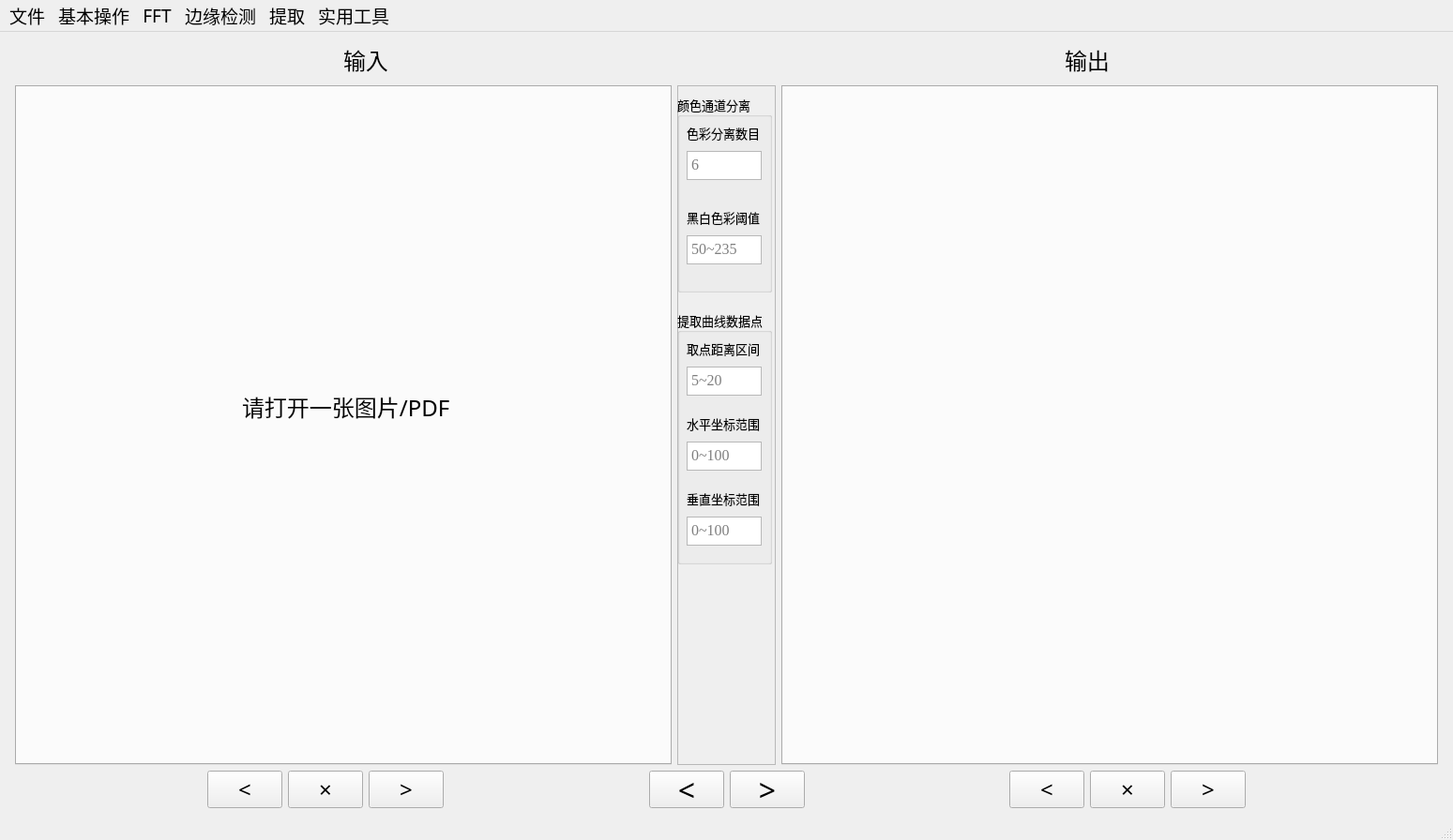
<?xml version="1.0" encoding="UTF-8"?>
<ui version="4.0">
 <class>MainWindow</class>
 <widget class="QMainWindow" name="MainWindow">
  <property name="geometry">
   <rect>
    <x>0</x>
    <y>0</y>
    <width>1549</width>
    <height>896</height>
   </rect>
  </property>
  <property name="windowTitle">
   <string>MainWindow</string>
  </property>
  <widget class="QWidget" name="centralwidget">
   <layout class="QVBoxLayout" name="verticalLayout">
    <item>
     <spacer name="verticalSpacer_2">
      <property name="orientation">
       <enum>Qt::Vertical</enum>
      </property>
      <property name="sizeHint" stdset="0">
       <size>
        <width>14</width>
        <height>7</height>
       </size>
      </property>
     </spacer>
    </item>
    <item>
     <layout class="QHBoxLayout" name="horizontalLayout_2">
      <item>
       <spacer name="horizontalSpacer">
        <property name="orientation">
         <enum>Qt::Horizontal</enum>
        </property>
        <property name="sizeHint" stdset="0">
         <size>
          <width>40</width>
          <height>20</height>
         </size>
        </property>
       </spacer>
      </item>
      <item>
       <widget class="QLabel" name="label_2">
        <property name="font">
         <font>
          <family>明黑</family>
          <pointsize>18</pointsize>
         </font>
        </property>
        <property name="text">
         <string>输入</string>
        </property>
       </widget>
      </item>
      <item>
       <spacer name="horizontalSpacer_4">
        <property name="orientation">
         <enum>Qt::Horizontal</enum>
        </property>
        <property name="sizeHint" stdset="0">
         <size>
          <width>13</width>
          <height>13</height>
         </size>
        </property>
       </spacer>
      </item>
      <item>
       <spacer name="horizontalSpacer_2">
        <property name="orientation">
         <enum>Qt::Horizontal</enum>
        </property>
        <property name="sizeHint" stdset="0">
         <size>
          <width>40</width>
          <height>20</height>
         </size>
        </property>
       </spacer>
      </item>
      <item>
       <widget class="QLabel" name="label">
        <property name="font">
         <font>
          <family>明黑</family>
          <pointsize>18</pointsize>
         </font>
        </property>
        <property name="text">
         <string>输出</string>
        </property>
       </widget>
      </item>
      <item>
       <spacer name="horizontalSpacer_3">
        <property name="orientation">
         <enum>Qt::Horizontal</enum>
        </property>
        <property name="sizeHint" stdset="0">
         <size>
          <width>40</width>
          <height>20</height>
         </size>
        </property>
       </spacer>
      </item>
     </layout>
    </item>
    <item>
     <spacer name="verticalSpacer">
      <property name="orientation">
       <enum>Qt::Vertical</enum>
      </property>
      <property name="sizeHint" stdset="0">
       <size>
        <width>17</width>
        <height>7</height>
       </size>
      </property>
     </spacer>
    </item>
    <item>
     <layout class="QHBoxLayout" name="horizontalLayout">
      <item>
       <spacer name="horizontalSpacer_5">
        <property name="orientation">
         <enum>Qt::Horizontal</enum>
        </property>
        <property name="sizeHint" stdset="0">
         <size>
          <width>40</width>
          <height>20</height>
         </size>
        </property>
       </spacer>
      </item>
      <item>
       <widget class="QTabWidget" name="tabWidget">
        <property name="sizePolicy">
         <sizepolicy hsizetype="Fixed" vsizetype="Fixed">
          <horstretch>0</horstretch>
          <verstretch>0</verstretch>
         </sizepolicy>
        </property>
        <property name="minimumSize">
         <size>
          <width>700</width>
          <height>725</height>
         </size>
        </property>
        <property name="font">
         <font>
          <family>Times New Roman</family>
          <pointsize>12</pointsize>
         </font>
        </property>
        <property name="acceptDrops">
         <bool>false</bool>
        </property>
        <property name="currentIndex">
         <number>0</number>
        </property>
        <property name="tabsClosable">
         <bool>false</bool>
        </property>
        <property name="movable">
         <bool>true</bool>
        </property>
        <property name="tabBarAutoHide">
         <bool>true</bool>
        </property>
        <widget class="QWidget" name="tab">
         <property name="font">
          <font>
           <family>Times New Roman</family>
           <pointsize>12</pointsize>
          </font>
         </property>
         <attribute name="title">
          <string>Default</string>
         </attribute>
         <widget class="QLabel" name="label_4">
          <property name="geometry">
           <rect>
            <x>-10</x>
            <y>-10</y>
            <width>721</width>
            <height>741</height>
           </rect>
          </property>
          <property name="text">
           <string/>
          </property>
          <property name="pixmap">
           <pixmap>test.png</pixmap>
          </property>
          <property name="scaledContents">
           <bool>true</bool>
          </property>
         </widget>
         <widget class="QLabel" name="label_3">
          <property name="geometry">
           <rect>
            <x>240</x>
            <y>310</y>
            <width>241</width>
            <height>61</height>
           </rect>
          </property>
          <property name="font">
           <font>
            <family>明黑</family>
            <pointsize>18</pointsize>
           </font>
          </property>
          <property name="text">
           <string>请打开一张图片/PDF</string>
          </property>
          <property name="textFormat">
           <enum>Qt::AutoText</enum>
          </property>
         </widget>
        </widget>
       </widget>
      </item>
      <item>
       <widget class="QFrame" name="frame_2">
        <property name="minimumSize">
         <size>
          <width>105</width>
          <height>0</height>
         </size>
        </property>
        <property name="frameShape">
         <enum>QFrame::StyledPanel</enum>
        </property>
        <property name="frameShadow">
         <enum>QFrame::Raised</enum>
        </property>
        <widget class="QGroupBox" name="groupBox">
         <property name="geometry">
          <rect>
           <x>0</x>
           <y>10</y>
           <width>101</width>
           <height>211</height>
          </rect>
         </property>
         <property name="font">
          <font>
           <family>明黑</family>
           <pointsize>10</pointsize>
          </font>
         </property>
         <property name="title">
          <string>颜色通道分离</string>
         </property>
         <widget class="QTextEdit" name="colorInput">
          <property name="geometry">
           <rect>
            <x>10</x>
            <y>60</y>
            <width>80</width>
            <height>31</height>
           </rect>
          </property>
          <property name="minimumSize">
           <size>
            <width>80</width>
            <height>0</height>
           </size>
          </property>
          <property name="font">
           <font>
            <family>Times New Roman</family>
            <pointsize>12</pointsize>
           </font>
          </property>
          <property name="placeholderText">
           <string>6</string>
          </property>
         </widget>
         <widget class="QLabel" name="label_10">
          <property name="geometry">
           <rect>
            <x>10</x>
            <y>120</y>
            <width>81</width>
            <height>21</height>
           </rect>
          </property>
          <property name="font">
           <font>
            <family>明黑</family>
            <pointsize>10</pointsize>
           </font>
          </property>
          <property name="text">
           <string>黑白色彩阈值</string>
          </property>
         </widget>
         <widget class="QTextEdit" name="bwInput">
          <property name="geometry">
           <rect>
            <x>10</x>
            <y>150</y>
            <width>80</width>
            <height>31</height>
           </rect>
          </property>
          <property name="minimumSize">
           <size>
            <width>80</width>
            <height>0</height>
           </size>
          </property>
          <property name="font">
           <font>
            <family>Times New Roman</family>
            <pointsize>12</pointsize>
           </font>
          </property>
          <property name="placeholderText">
           <string>50~235</string>
          </property>
         </widget>
         <widget class="QLabel" name="label_8">
          <property name="geometry">
           <rect>
            <x>10</x>
            <y>30</y>
            <width>81</width>
            <height>21</height>
           </rect>
          </property>
          <property name="font">
           <font>
            <family>明黑</family>
            <pointsize>10</pointsize>
           </font>
          </property>
          <property name="text">
           <string>色彩分离数目</string>
          </property>
         </widget>
        </widget>
        <widget class="QGroupBox" name="groupBox_2">
         <property name="geometry">
          <rect>
           <x>0</x>
           <y>240</y>
           <width>101</width>
           <height>271</height>
          </rect>
         </property>
         <property name="font">
          <font>
           <family>明黑</family>
           <pointsize>10</pointsize>
          </font>
         </property>
         <property name="title">
          <string>提取曲线数据点</string>
         </property>
         <widget class="QTextEdit" name="horizonInput">
          <property name="geometry">
           <rect>
            <x>10</x>
            <y>140</y>
            <width>80</width>
            <height>31</height>
           </rect>
          </property>
          <property name="minimumSize">
           <size>
            <width>80</width>
            <height>0</height>
           </size>
          </property>
          <property name="font">
           <font>
            <family>Times New Roman</family>
            <pointsize>12</pointsize>
           </font>
          </property>
          <property name="toolTip">
           <string/>
          </property>
          <property name="placeholderText">
           <string>0~100</string>
          </property>
         </widget>
         <widget class="QLabel" name="label_7">
          <property name="geometry">
           <rect>
            <x>10</x>
            <y>190</y>
            <width>81</width>
            <height>21</height>
           </rect>
          </property>
          <property name="font">
           <font>
            <family>明黑</family>
            <pointsize>10</pointsize>
           </font>
          </property>
          <property name="text">
           <string>垂直坐标范围</string>
          </property>
         </widget>
         <widget class="QTextEdit" name="disInput">
          <property name="geometry">
           <rect>
            <x>10</x>
            <y>60</y>
            <width>80</width>
            <height>31</height>
           </rect>
          </property>
          <property name="minimumSize">
           <size>
            <width>80</width>
            <height>0</height>
           </size>
          </property>
          <property name="font">
           <font>
            <family>Times New Roman</family>
            <pointsize>12</pointsize>
           </font>
          </property>
          <property name="placeholderText">
           <string>5~20</string>
          </property>
         </widget>
         <widget class="QLabel" name="label_6">
          <property name="geometry">
           <rect>
            <x>10</x>
            <y>110</y>
            <width>81</width>
            <height>21</height>
           </rect>
          </property>
          <property name="font">
           <font>
            <family>明黑</family>
            <pointsize>10</pointsize>
           </font>
          </property>
          <property name="text">
           <string>水平坐标范围</string>
          </property>
         </widget>
         <widget class="QLabel" name="label_9">
          <property name="geometry">
           <rect>
            <x>10</x>
            <y>30</y>
            <width>81</width>
            <height>21</height>
           </rect>
          </property>
          <property name="font">
           <font>
            <family>明黑</family>
            <pointsize>10</pointsize>
           </font>
          </property>
          <property name="text">
           <string>取点距离区间</string>
          </property>
         </widget>
         <widget class="QTextEdit" name="verticalInput">
          <property name="geometry">
           <rect>
            <x>10</x>
            <y>220</y>
            <width>80</width>
            <height>31</height>
           </rect>
          </property>
          <property name="minimumSize">
           <size>
            <width>80</width>
            <height>0</height>
           </size>
          </property>
          <property name="font">
           <font>
            <family>Times New Roman</family>
            <pointsize>12</pointsize>
           </font>
          </property>
          <property name="placeholderText">
           <string>0~100</string>
          </property>
         </widget>
        </widget>
       </widget>
      </item>
      <item>
       <widget class="QTabWidget" name="tabWidgetR">
        <property name="sizePolicy">
         <sizepolicy hsizetype="Fixed" vsizetype="Fixed">
          <horstretch>0</horstretch>
          <verstretch>0</verstretch>
         </sizepolicy>
        </property>
        <property name="minimumSize">
         <size>
          <width>700</width>
          <height>725</height>
         </size>
        </property>
        <property name="font">
         <font>
          <family>Times New Roman</family>
          <pointsize>12</pointsize>
         </font>
        </property>
        <property name="tabsClosable">
         <bool>false</bool>
        </property>
        <property name="movable">
         <bool>true</bool>
        </property>
        <property name="tabBarAutoHide">
         <bool>true</bool>
        </property>
        <widget class="QWidget" name="tab_2">
         <property name="font">
          <font>
           <family>Times New Roman</family>
           <pointsize>12</pointsize>
          </font>
         </property>
         <attribute name="title">
          <string>Default</string>
         </attribute>
         <widget class="QLabel" name="label_5">
          <property name="geometry">
           <rect>
            <x>-20</x>
            <y>-10</y>
            <width>731</width>
            <height>741</height>
           </rect>
          </property>
          <property name="text">
           <string/>
          </property>
          <property name="pixmap">
           <pixmap>test1.png</pixmap>
          </property>
          <property name="scaledContents">
           <bool>true</bool>
          </property>
         </widget>
        </widget>
       </widget>
      </item>
      <item>
       <spacer name="horizontalSpacer_7">
        <property name="orientation">
         <enum>Qt::Horizontal</enum>
        </property>
        <property name="sizeHint" stdset="0">
         <size>
          <width>40</width>
          <height>20</height>
         </size>
        </property>
       </spacer>
      </item>
     </layout>
    </item>
    <item>
     <layout class="QHBoxLayout" name="horizontalLayout_3">
      <property name="sizeConstraint">
       <enum>QLayout::SetDefaultConstraint</enum>
      </property>
      <item>
       <spacer name="horizontalSpacer_8">
        <property name="orientation">
         <enum>Qt::Horizontal</enum>
        </property>
        <property name="sizeHint" stdset="0">
         <size>
          <width>40</width>
          <height>20</height>
         </size>
        </property>
       </spacer>
      </item>
      <item>
       <widget class="QPushButton" name="left1">
        <property name="minimumSize">
         <size>
          <width>30</width>
          <height>30</height>
         </size>
        </property>
        <property name="font">
         <font>
          <family>黑体</family>
          <pointsize>18</pointsize>
         </font>
        </property>
        <property name="text">
         <string>&lt;</string>
        </property>
       </widget>
      </item>
      <item>
       <widget class="QPushButton" name="close1">
        <property name="minimumSize">
         <size>
          <width>30</width>
          <height>30</height>
         </size>
        </property>
        <property name="font">
         <font>
          <family>黑体</family>
          <pointsize>18</pointsize>
         </font>
        </property>
        <property name="text">
         <string>×</string>
        </property>
       </widget>
      </item>
      <item>
       <widget class="QPushButton" name="right1">
        <property name="minimumSize">
         <size>
          <width>30</width>
          <height>30</height>
         </size>
        </property>
        <property name="font">
         <font>
          <family>黑体</family>
          <pointsize>18</pointsize>
         </font>
        </property>
        <property name="text">
         <string>&gt;</string>
        </property>
       </widget>
      </item>
      <item>
       <spacer name="horizontalSpacer_10">
        <property name="orientation">
         <enum>Qt::Horizontal</enum>
        </property>
        <property name="sizeHint" stdset="0">
         <size>
          <width>40</width>
          <height>20</height>
         </size>
        </property>
       </spacer>
      </item>
      <item>
       <widget class="QPushButton" name="toIn">
        <property name="minimumSize">
         <size>
          <width>40</width>
          <height>40</height>
         </size>
        </property>
        <property name="font">
         <font>
          <family>黑体</family>
          <pointsize>24</pointsize>
         </font>
        </property>
        <property name="text">
         <string>&lt;</string>
        </property>
       </widget>
      </item>
      <item>
       <widget class="QPushButton" name="toOut">
        <property name="minimumSize">
         <size>
          <width>40</width>
          <height>40</height>
         </size>
        </property>
        <property name="font">
         <font>
          <family>黑体</family>
          <pointsize>24</pointsize>
         </font>
        </property>
        <property name="text">
         <string>&gt;</string>
        </property>
       </widget>
      </item>
      <item>
       <spacer name="horizontalSpacer_6">
        <property name="orientation">
         <enum>Qt::Horizontal</enum>
        </property>
        <property name="sizeHint" stdset="0">
         <size>
          <width>40</width>
          <height>20</height>
         </size>
        </property>
       </spacer>
      </item>
      <item>
       <widget class="QPushButton" name="left2">
        <property name="minimumSize">
         <size>
          <width>30</width>
          <height>30</height>
         </size>
        </property>
        <property name="font">
         <font>
          <family>黑体</family>
          <pointsize>18</pointsize>
         </font>
        </property>
        <property name="text">
         <string>&lt;</string>
        </property>
       </widget>
      </item>
      <item>
       <widget class="QPushButton" name="close2">
        <property name="minimumSize">
         <size>
          <width>30</width>
          <height>30</height>
         </size>
        </property>
        <property name="font">
         <font>
          <family>黑体</family>
          <pointsize>18</pointsize>
         </font>
        </property>
        <property name="text">
         <string>×</string>
        </property>
       </widget>
      </item>
      <item>
       <widget class="QPushButton" name="right2">
        <property name="minimumSize">
         <size>
          <width>30</width>
          <height>30</height>
         </size>
        </property>
        <property name="font">
         <font>
          <family>黑体</family>
          <pointsize>18</pointsize>
         </font>
        </property>
        <property name="text">
         <string>&gt;</string>
        </property>
       </widget>
      </item>
      <item>
       <spacer name="horizontalSpacer_9">
        <property name="orientation">
         <enum>Qt::Horizontal</enum>
        </property>
        <property name="sizeHint" stdset="0">
         <size>
          <width>40</width>
          <height>20</height>
         </size>
        </property>
       </spacer>
      </item>
     </layout>
    </item>
    <item>
     <spacer name="verticalSpacer_3">
      <property name="orientation">
       <enum>Qt::Vertical</enum>
      </property>
      <property name="sizeHint" stdset="0">
       <size>
        <width>14</width>
        <height>7</height>
       </size>
      </property>
     </spacer>
    </item>
   </layout>
  </widget>
  <widget class="QStatusBar" name="statusbar">
   <property name="enabled">
    <bool>true</bool>
   </property>
  </widget>
  <widget class="QMenuBar" name="menubar">
   <property name="geometry">
    <rect>
     <x>0</x>
     <y>0</y>
     <width>1549</width>
     <height>27</height>
    </rect>
   </property>
   <property name="font">
    <font>
     <family>华文细黑</family>
     <pointsize>14</pointsize>
    </font>
   </property>
   <property name="focusPolicy">
    <enum>Qt::TabFocus</enum>
   </property>
   <property name="autoFillBackground">
    <bool>false</bool>
   </property>
   <widget class="QMenu" name="menu">
    <property name="font">
     <font>
      <family>华文细黑</family>
      <pointsize>12</pointsize>
     </font>
    </property>
    <property name="title">
     <string>文件</string>
    </property>
    <addaction name="open"/>
    <addaction name="save"/>
    <addaction name="saveR"/>
    <addaction name="close"/>
    <addaction name="closeR"/>
   </widget>
   <widget class="QMenu" name="menu_2">
    <property name="font">
     <font>
      <family>华文细黑</family>
      <pointsize>12</pointsize>
     </font>
    </property>
    <property name="title">
     <string>基本操作</string>
    </property>
    <addaction name="add"/>
    <addaction name="reverse"/>
    <addaction name="separator"/>
    <addaction name="grey"/>
    <addaction name="resize"/>
    <addaction name="resizeAll"/>
    <addaction name="separator"/>
    <addaction name="rotate"/>
    <addaction name="enlarge"/>
    <addaction name="shrink"/>
    <addaction name="scale"/>
    <addaction name="separator"/>
    <addaction name="histogram"/>
   </widget>
   <widget class="QMenu" name="menuFFT">
    <property name="font">
     <font>
      <family>华文细黑</family>
      <pointsize>12</pointsize>
     </font>
    </property>
    <property name="title">
     <string>FFT</string>
    </property>
    <addaction name="FFT"/>
    <addaction name="separator"/>
    <addaction name="high"/>
    <addaction name="low"/>
    <addaction name="separator"/>
    <addaction name="colorHigh"/>
    <addaction name="colorLow"/>
    <addaction name="separator"/>
    <addaction name="reconstruct"/>
   </widget>
   <widget class="QMenu" name="menu_3">
    <property name="font">
     <font>
      <family>华文细黑</family>
      <pointsize>12</pointsize>
     </font>
    </property>
    <property name="title">
     <string>边缘检测</string>
    </property>
    <addaction name="Roberts"/>
    <addaction name="Sobel"/>
    <addaction name="Prewitt"/>
    <addaction name="Scharr"/>
    <addaction name="Laplacian"/>
    <addaction name="Log"/>
    <addaction name="Canny"/>
   </widget>
   <widget class="QMenu" name="menu_5">
    <property name="font">
     <font>
      <family>华文细黑</family>
      <pointsize>12</pointsize>
     </font>
    </property>
    <property name="title">
     <string>提取</string>
    </property>
    <addaction name="tailor"/>
    <addaction name="colorSeperate"/>
    <addaction name="singleLine"/>
   </widget>
   <widget class="QMenu" name="menu_6">
    <property name="font">
     <font>
      <family>华文细黑</family>
      <pointsize>12</pointsize>
     </font>
    </property>
    <property name="title">
     <string>实用工具</string>
    </property>
    <addaction name="toPDF"/>
    <addaction name="toGIF"/>
    <addaction name="remove_gray"/>
    <addaction name="composeAll"/>
    <addaction name="horizontal_split"/>
   </widget>
   <addaction name="menu"/>
   <addaction name="menu_2"/>
   <addaction name="menuFFT"/>
   <addaction name="menu_3"/>
   <addaction name="menu_5"/>
   <addaction name="menu_6"/>
  </widget>
  <action name="open">
   <property name="text">
    <string>打开</string>
   </property>
   <property name="font">
    <font>
     <family>明黑</family>
     <pointsize>12</pointsize>
    </font>
   </property>
   <property name="shortcut">
    <string>Ctrl+O</string>
   </property>
  </action>
  <action name="save">
   <property name="text">
    <string>导出当前输入</string>
   </property>
   <property name="font">
    <font>
     <family>明黑</family>
    </font>
   </property>
   <property name="shortcut">
    <string>Ctrl+S</string>
   </property>
  </action>
  <action name="saveR">
   <property name="text">
    <string>导出当前输入</string>
   </property>
   <property name="font">
    <font>
     <family>明黑</family>
    </font>
   </property>
   <property name="shortcut">
    <string>Ctrl+Shift+S</string>
   </property>
  </action>
  <action name="close">
   <property name="text">
    <string>关闭当前输入</string>
   </property>
   <property name="font">
    <font>
     <family>明黑</family>
    </font>
   </property>
   <property name="shortcut">
    <string>Ctrl+W</string>
   </property>
  </action>
  <action name="add">
   <property name="text">
    <string>加（所有输入图像）</string>
   </property>
   <property name="font">
    <font>
     <family>明黑</family>
    </font>
   </property>
  </action>
  <action name="reverse">
   <property name="text">
    <string>求反</string>
   </property>
   <property name="font">
    <font>
     <family>明黑</family>
    </font>
   </property>
  </action>
  <action name="rotate">
   <property name="text">
    <string>逆时针旋转</string>
   </property>
   <property name="font">
    <font>
     <family>明黑</family>
    </font>
   </property>
  </action>
  <action name="histogram">
   <property name="text">
    <string>直方图均衡化</string>
   </property>
   <property name="font">
    <font>
     <family>明黑</family>
    </font>
   </property>
   <property name="shortcut">
    <string>Ctrl+Shift+G</string>
   </property>
  </action>
  <action name="FFT">
   <property name="text">
    <string>傅里叶变换(输出DFT/增强/反变换图)</string>
   </property>
   <property name="font">
    <font>
     <family>明黑</family>
    </font>
   </property>
   <property name="shortcut">
    <string>Ctrl+F</string>
   </property>
  </action>
  <action name="a1D_FFT_center">
   <property name="text">
    <string>1D-FFT（低频中心）</string>
   </property>
  </action>
  <action name="high">
   <property name="text">
    <string>高通滤波</string>
   </property>
   <property name="font">
    <font>
     <family>明黑</family>
    </font>
   </property>
   <property name="shortcut">
    <string>Ctrl+H</string>
   </property>
  </action>
  <action name="enlarge">
   <property name="text">
    <string>放大2倍</string>
   </property>
   <property name="font">
    <font>
     <family>明黑</family>
    </font>
   </property>
   <property name="shortcut">
    <string>Ctrl+Shift+=</string>
   </property>
  </action>
  <action name="shrink">
   <property name="text">
    <string>缩小2倍</string>
   </property>
   <property name="font">
    <font>
     <family>明黑</family>
    </font>
   </property>
   <property name="shortcut">
    <string>Ctrl+Shift+-</string>
   </property>
  </action>
  <action name="scale">
   <property name="text">
    <string>等比缩放到...</string>
   </property>
   <property name="font">
    <font>
     <family>明黑</family>
    </font>
   </property>
  </action>
  <action name="fouriour">
   <property name="text">
    <string>傅里叶描述子</string>
   </property>
  </action>
  <action name="reconstruct">
   <property name="text">
    <string>傅里叶描述子M项数重构（输出描述子/重构轮廓）</string>
   </property>
   <property name="font">
    <font>
     <family>明黑</family>
    </font>
   </property>
   <property name="shortcut">
    <string>Ctrl+Shift+M</string>
   </property>
  </action>
  <action name="Roberts">
   <property name="text">
    <string>Roberts</string>
   </property>
   <property name="font">
    <font>
     <family>明黑</family>
    </font>
   </property>
  </action>
  <action name="Sobel">
   <property name="text">
    <string>Sobel</string>
   </property>
   <property name="font">
    <font>
     <family>明黑</family>
    </font>
   </property>
  </action>
  <action name="Prewitt">
   <property name="text">
    <string>Prewitt</string>
   </property>
   <property name="font">
    <font>
     <family>明黑</family>
    </font>
   </property>
  </action>
  <action name="Laplacian">
   <property name="text">
    <string>Laplacian</string>
   </property>
   <property name="font">
    <font>
     <family>明黑</family>
    </font>
   </property>
  </action>
  <action name="resize">
   <property name="text">
    <string>等比缩放到适应</string>
   </property>
   <property name="font">
    <font>
     <family>明黑</family>
    </font>
   </property>
   <property name="shortcut">
    <string>Ctrl+R</string>
   </property>
  </action>
  <action name="resizeAll">
   <property name="text">
    <string>全部输入图像等比缩放到适应</string>
   </property>
   <property name="font">
    <font>
     <family>明黑</family>
    </font>
   </property>
   <property name="shortcut">
    <string>Ctrl+Shift+R</string>
   </property>
  </action>
  <action name="blend">
   <property name="text">
    <string>混合（所有打开的图像）</string>
   </property>
  </action>
  <action name="move">
   <property name="text">
    <string>平移</string>
   </property>
  </action>
  <action name="closeR">
   <property name="text">
    <string>关闭当前输出</string>
   </property>
   <property name="font">
    <font>
     <family>明黑</family>
    </font>
   </property>
   <property name="shortcut">
    <string>Ctrl+Shift+W</string>
   </property>
  </action>
  <action name="r1D_FFT">
   <property name="text">
    <string>逆傅里叶变换</string>
   </property>
   <property name="shortcut">
    <string>Ctrl+Shift+F</string>
   </property>
  </action>
  <action name="r1D_FFT_center">
   <property name="text">
    <string>逆1D-FFT（低频中心）</string>
   </property>
  </action>
  <action name="gray">
   <property name="text">
    <string>转为灰度图</string>
   </property>
  </action>
  <action name="grey">
   <property name="text">
    <string>转为灰度图</string>
   </property>
   <property name="font">
    <font>
     <family>明黑</family>
    </font>
   </property>
   <property name="shortcut">
    <string>Ctrl+G</string>
   </property>
  </action>
  <action name="low">
   <property name="text">
    <string>低通滤波</string>
   </property>
   <property name="font">
    <font>
     <family>明黑</family>
    </font>
   </property>
   <property name="shortcut">
    <string>Ctrl+L</string>
   </property>
  </action>
  <action name="Scharr">
   <property name="text">
    <string>Scharr</string>
   </property>
   <property name="font">
    <font>
     <family>明黑</family>
    </font>
   </property>
  </action>
  <action name="Log">
   <property name="text">
    <string>Log</string>
   </property>
   <property name="font">
    <font>
     <family>明黑</family>
    </font>
   </property>
  </action>
  <action name="Canny">
   <property name="text">
    <string>Canny</string>
   </property>
   <property name="font">
    <font>
     <family>明黑</family>
    </font>
   </property>
  </action>
  <action name="tailor">
   <property name="text">
    <string>裁剪坐标轴</string>
   </property>
   <property name="font">
    <font>
     <family>明黑</family>
    </font>
   </property>
   <property name="shortcut">
    <string>Ctrl+T</string>
   </property>
  </action>
  <action name="out2in">
   <property name="text">
    <string>将当前输出移到输入</string>
   </property>
   <property name="shortcut">
    <string>Ctrl+M</string>
   </property>
  </action>
  <action name="colorSeperate">
   <property name="text">
    <string>颜色通道分离</string>
   </property>
   <property name="font">
    <font>
     <family>明黑</family>
    </font>
   </property>
   <property name="shortcut">
    <string>Ctrl+P</string>
   </property>
  </action>
  <action name="singleLine">
   <property name="text">
    <string>提取曲线数据点</string>
   </property>
   <property name="font">
    <font>
     <family>明黑</family>
    </font>
   </property>
   <property name="shortcut">
    <string>Ctrl+D</string>
   </property>
  </action>
  <action name="allLine">
   <property name="text">
    <string>提取曲线数据点全流程</string>
   </property>
  </action>
  <action name="colorFFT">
   <property name="text">
    <string>彩色傅里叶变换</string>
   </property>
   <property name="shortcut">
    <string>Ctrl+Shift+F</string>
   </property>
  </action>
  <action name="colorHigh">
   <property name="text">
    <string>彩色高通滤波</string>
   </property>
   <property name="font">
    <font>
     <family>明黑</family>
    </font>
   </property>
   <property name="shortcut">
    <string>Ctrl+Shift+H</string>
   </property>
  </action>
  <action name="colorLow">
   <property name="text">
    <string>彩色低通滤波</string>
   </property>
   <property name="font">
    <font>
     <family>明黑</family>
    </font>
   </property>
   <property name="shortcut">
    <string>Ctrl+Shift+L</string>
   </property>
  </action>
  <action name="toPDF">
   <property name="text">
    <string>全部输入图像转PDF</string>
   </property>
   <property name="font">
    <font>
     <family>明黑</family>
    </font>
   </property>
  </action>
  <action name="toPIC">
   <property name="text">
    <string>PDF转图片</string>
   </property>
  </action>
  <action name="remove_gray">
   <property name="text">
    <string>去除水印</string>
   </property>
   <property name="font">
    <font>
     <family>明黑</family>
    </font>
   </property>
  </action>
  <action name="reverseAll">
   <property name="text">
    <string>反色</string>
   </property>
  </action>
  <action name="composeAll">
   <property name="text">
    <string>合成大图</string>
   </property>
   <property name="font">
    <font>
     <family>明黑</family>
    </font>
   </property>
  </action>
  <action name="toGIF">
   <property name="text">
    <string>全部输入图像/PDF转GIF</string>
   </property>
   <property name="font">
    <font>
     <family>明黑</family>
    </font>
   </property>
  </action>
  <action name="horizontal_split">
   <property name="text">
    <string>水平分割</string>
   </property>
   <property name="font">
    <font>
     <family>明黑</family>
    </font>
   </property>
  </action>
 </widget>
 <resources/>
 <connections/>
</ui>
